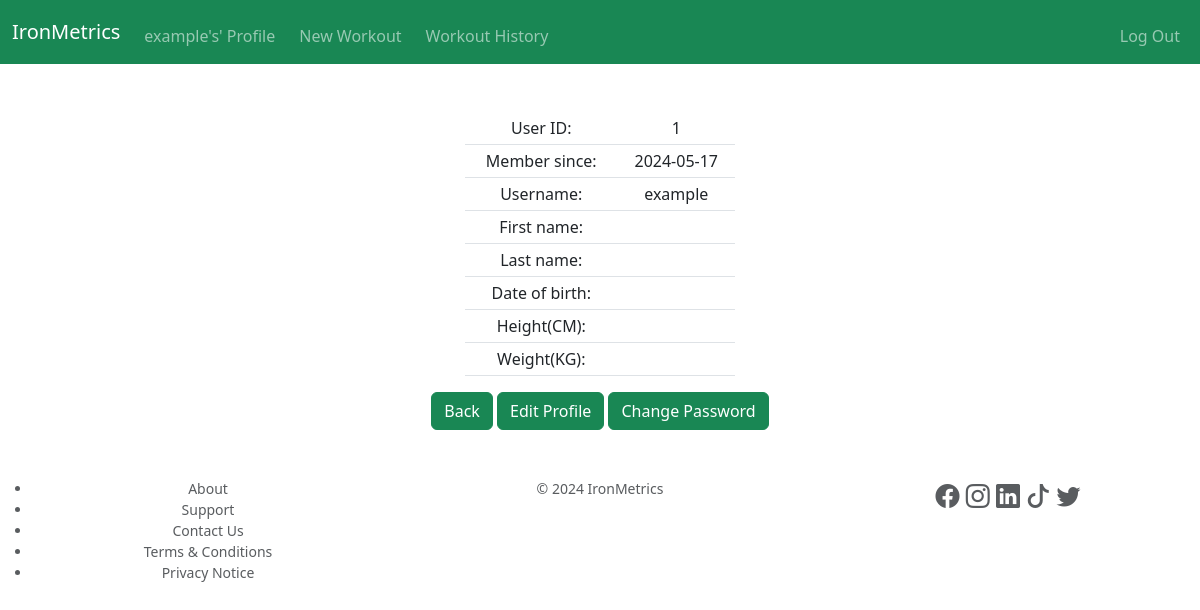
The app's page /profile (signed in), older data.
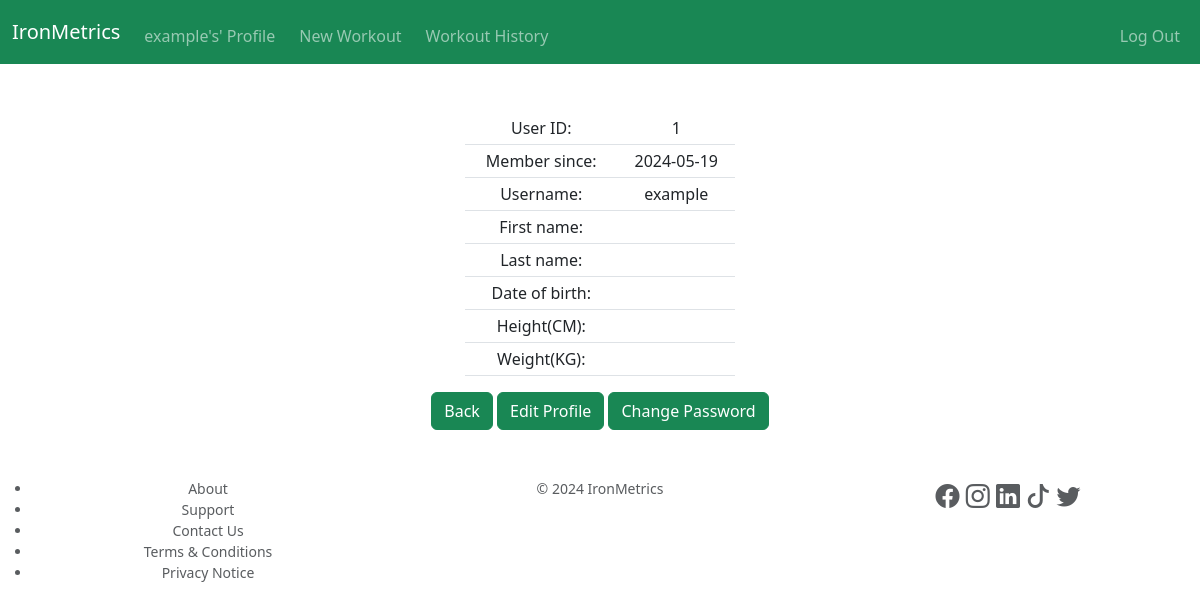
The same page, newer data.
### tables this page shows
CREATE TABLE user (
id INTEGER PRIMARY KEY AUTOINCREMENT NOT NULL,
username TEXT UNIQUE NOT NULL,
password_hash TEXT NOT NULL,
member_since TEXT DEFAULT CURRENT_DATE,
first_name TEXT,
last_name TEXT,
email TEXT,
date_of_birth TEXT,
height_cm REAL,
weight_kg REAL,
weight_unit INTEGER DEFAULT 1,
time_system INTEGER DEFAULT 1,
FOREIGN KEY (weight_unit) REFERENCES weight_unit (id)
ON UPDATE CASCADE
ON DELETE CASCADE,
FOREIGN KEY (time_system) REFERENCES time_system (id)
ON UPDATE CASCADE
ON DELETE CASCADE
);

### app.py (the view)
@app.route("/profile", methods=["GET", "POST"])
@login_required
def profile():
    user_id = session.get("user_id")
    profile = db.execute("SELECT * FROM user WHERE id=?;", user_id)[0]
    profile_data = dict()
    profile_data["id"] = profile.get("id")
    profile_data["username"] = profile.get("username")
    profile_data["first_name"] = profile.get("first_name")
    profile_data["last_name"] = profile.get("last_name")
    profile_data["date_of_birth"] = profile.get("date_of_birth")
    profile_data["member_since"] = profile.get("member_since")
    profile_data["height_cm"] = profile.get("height_cm")
    profile_data["weight_kg"] = profile.get("weight_kg")
    return render_template("profile.html", profile_data=profile_data)

### app.py (called while the page is built)
@app.after_request
def after_request(response):
    response.headers["Cache-Control"] = "no-cache, no-store, must-revalidate"
    response.headers["Expires"] = 0
    response.headers["Pragma"] = "no-cache"
    return response

### helpers.py (called while the page is built)
def login_required(f):
    @wraps(f)
    def decorated_function(*args, **kwargs):
        if session.get("user_id") is None:
            return redirect(url_for("login"))
        return f(*args, **kwargs)
    return decorated_function

### templates/profile.html (shortened to what this page needs)
{% extends "base.html" %}
{% block main %}
<div class="container w-25">
    <table class="table table-sm">
        <tbody>
            <tr>
                <td>User ID:</td>
                <td>{{ profile_data.id }}</td>
            </tr>
            <tr>
                <td>Member since:</td>
                <td>{{ profile_data.member_since }}</td>
            </tr>
            <tr>
                <td>Username:</td>
                <td>{{ profile_data.username }}</td>
            </tr>
            <tr>
                <td>First name:</td>
                <td>{{ profile_data.first_name }}</td>
            </tr>
            <tr>
                <td>Last name:</td>
                <td>{{ profile_data.last_name }}</td>
            </tr>
            <tr>
                <td>Date of birth:</td>
                <td>{{ profile_data.date_of_birth }}</td>
            </tr>
            <tr>
                <td>Height(CM):</td>
                <td>{{ profile_data.height_cm }}</td>
            </tr>
            <tr>
                <td>Weight(KG):</td>
                <td>{{ profile_data.weight_kg }}</td>
            </tr>
        </tbody>
    </table>
</div>
<div class="container">
        <button type="button" class="btn btn-success" onclick="history.back()">Back</button>
        <a href="/editprofile" class="btn btn-success">Edit Profile</a>
        <a href="/changepassword" class="btn btn-success">Change Password</a>
</div>
{% endblock %}

### templates/base.html (shortened to what this page needs)
<!DOCTYPE html>
<html lang="en">
    <head>
        <link href="https://cdn.jsdelivr.net/npm/bootstrap@5.3.0-alpha3/dist/css/bootstrap.min.css" rel="stylesheet">
        <link rel="stylesheet" href="https://cdn.jsdelivr.net/npm/bootstrap-icons@1.10.5/font/bootstrap-icons.css">
        <link rel="stylesheet" href="static/style.css">
    </head>
    <body>
        <nav class="navbar navbar-expand-lg bg-success" data-bs-theme="dark">
            <div class="container-fluid">
                <a class="navbar-brand" href="/"><span>IronMetrics</span></a>
                <div class="collapse navbar-collapse" id="navbar">
                    {% if session["user_id"] %}
                        <ul class="navbar-nav me-2 mt-2">
                            <li class="nav-item"><a class="nav-link" href="/profile">{{ session["user_name"] }}'s' Profile</a></li>
                        </ul>
                        <ul class="navbar-nav me-2 mt-2">
                            <li class="nav-item"><a class="nav-link" href="/createworkout">New Workout</a></li>
                        </ul>
                        <ul class="navbar-nav me-2 mt-2">
                            <li class="nav-item"><a class="nav-link" href="/workouthistory">Workout History</a></li>
                        </ul>
                        <ul class="navbar-nav ms-auto mt-2">
                            <li class="nav-item"><a class="nav-link" href="/logout">Log Out</a></li>
                        </ul>
                    {% endif %}
                </div>
            </div>
        </nav>
        <main class="container-fluid py-5 text-center">
            {% block main %}{% endblock %}
        </main>
        <footer class="mb-5 small text-center text-muted">
            <div>
                <div class="row">
                    <div class="col">
                        <ul>
                            <li>About</li>
                            <li>Support</li>
                            <li>Contact Us</li>
                            <li>Terms & Conditions</li>
                            <li>Privacy Notice</li>
                        </ul>
                    </div>
                    <div class="col">
                        © 2024 IronMetrics
                    </div>
                    <div class="col" style="font-size: x-large;">
                        <i class="bi bi-facebook"></i>
                        <i class="bi bi-instagram"></i>
                        <i class="bi bi-linkedin"></i>
                        <i class="bi bi-tiktok"></i>
                        <i class="bi bi-twitter"></i>
                    </div>
                </div>
            </div>
        </footer>
    </body>
</html>

### static/style.css (style rules this page uses)
:root { --main-colour:#000000; --secondary-colour:#FFFFFF; --tertiary-colour:#dc0000; }

Row changes from the older to the newer data that the page shows:
changed user "example": member_since "2024-05-17" → "2024-05-19"
